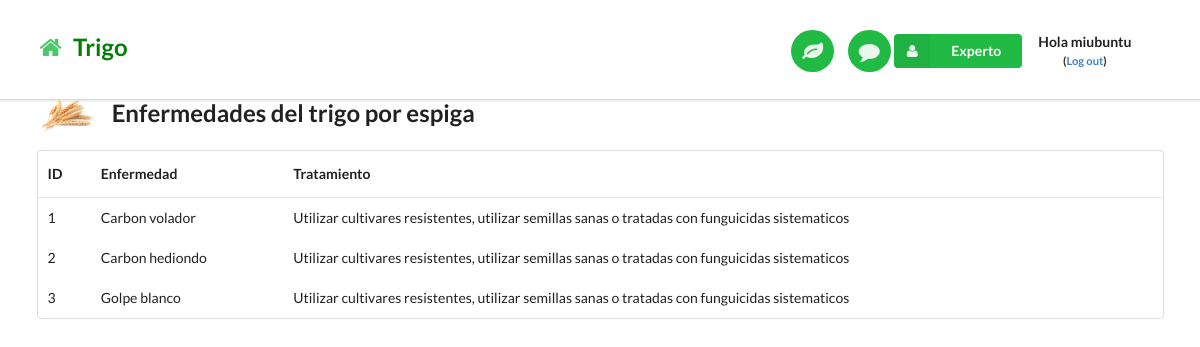
Page /reportetriesmaiz/ (signed in) on the committed database.
### miapp/models.py (models this page shows, shortened)
class Enfermedadtries(models.Model):
    name = models.CharField(max_length=50)
    description = models.TextField()
    images = models.IntegerField()
    planta = models.CharField(max_length=50)
    sintomaAA = models.CharField(max_length=50)
    sintomaBB = models.CharField(max_length=50)
    sintomaCC = models.CharField(max_length=50)

### miapp/views.py (the view)
# urls.py: url(r'^reportetriesmaiz/$', views.reportetriesmaizPage, name='reportetriesmaizPage'),
@login_required
def reportetriesmaizPage(request):
    enfermedadtriesmaiz = Enfermedadtries.objects.all()
    return render(request, 'reportetriesmaiz.html', {'enfermedadtriesmaiz':enfermedadtriesmaiz})

### templates/reportetriesmaiz.html
{% extends "basetrigo.html" %}
{% load staticfiles %}
{% block content %}
<div class="ui container">
<h2 class="ui header">
  <img class="ui image" src="/static/images/trigotab.jpg">
  <div class="content">
    Enfermedades del trigo por espiga
  </div>
</h2>
<table class="ui basic table">
  <thead>
    <tr>
      <th>ID</th>
      <th>Enfermedad</th>
      <th>Tratamiento</th>
    </tr>
  </thead>
  {% for enfermedadtriesmaiz in enfermedadtriesmaiz %}
  <tbody>
    <tr>
      <td>{{ enfermedadtriesmaiz.id }}</td>
      <td>{{ enfermedadtriesmaiz.name }}</td>
      <td>{{ enfermedadtriesmaiz.description }}</td>
    </tr>
  </tbody>
  {% endfor %}
</table>
</div>
<br>
{% endblock %}

### templates/basetrigo.html (shortened to what this page needs)
{% load staticfiles %}
<!DOCTYPE html>
<html lang="en">
<head>
  <link rel="stylesheet" href="{% static "css/bootstrap2.min.css" %}"/>
  <link rel="stylesheet" href="{% static "css/utilbase.css" %}"/>
</head>
<body>
  {% block nav-bar %}
    <div class="ui top fixed menu borderless main nav-bar">
      <div class="ui container">
        <br> <h2><a href="/"><i class="green home icon link"></i>  <span style="color:green"> Trigo</span></a></h2>
        <div class="right item">
          <a id="preference-link" href="/analisis"><button class="circular ui icon green button nav-button"> <i class="large leaf icon link"></i> </button></a>
          <a href="/comentariouser"><button class="circular ui icon green button nav-button"> <i class="large comment icon link"></i> </button></a>
{% if user.is_authenticated %}
<div class="ui floating labeled icon dropdown green button">
          <i class="user icon"></i>
          <span class="text">Experto</span>
        </div>
{% if user.is_authenticated %}
    <div class="item">
        <p class="top-menu" style="text-align:center;"> <b> Hola {{ user.username }} <br> <small>(<a href="{% url 'logout' %}">Log out</a>)</small> </b> </p>
    </div>
{% endif %}
{% endif %}
        </div>
      </div>
    </div>
<br>
  {% endblock %}
  {% block content %}
  {% endblock %}
</body>
</html>

### static/css/utilbase.css (style rules this page uses)
body { padding-top: 74px; }
.nav-bar { padding-top: 7px; padding-bottom: 4px; }
.nav-button { margin-left: 10px !important; }

### rows in the picture
Enfermedadtries: id "1", name "Carbon volador", description "Utilizar cultivares resistentes, utilizar semillas sanas o tratadas con funguicidas sistematicos"
Enfermedadtries: id "2", name "Carbon hediondo", description "Utilizar cultivares resistentes, utilizar semillas sanas o tratadas con funguicidas sistematicos"
Enfermedadtries: id "3", name "Golpe blanco", description "Utilizar cultivares resistentes, utilizar semillas sanas o tratadas con funguicidas sistematicos"

### other values in the picture
{{ user.username }} "miubuntu"
